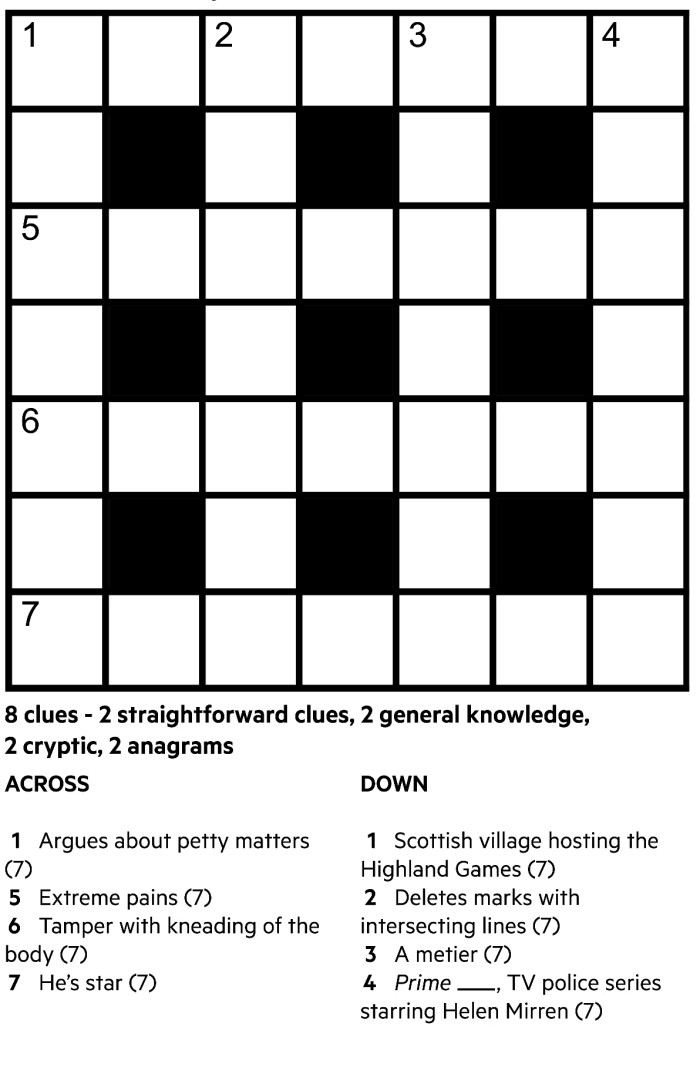
#> input picture test/img3.jpg, 700 x 1069 px
$ python crossword.py
#> lines starting #> are read from the running program, lines starting #| are printed output that depends on the picture; after the words box and inside, x2 and y2 are one past the last pixel; in counts of white or black regions, pixels touching at a corner belong together
### grid_classifier.py
import cv2
import numpy as np

def preProcess(img):
    gray = cv2.cvtColor(img, cv2.COLOR_BGR2GRAY)
    blur = cv2.GaussianBlur(gray, (3,3), 1)
    return cv2.adaptiveThreshold(blur, 255,
                                 cv2.ADAPTIVE_THRESH_GAUSSIAN_C,
                                 cv2.THRESH_BINARY_INV, 11, 2)

def estimate_cell_size(cropped_img):
    gray = cv2.cvtColor(cropped_img, cv2.COLOR_BGR2GRAY)
    _, binary = cv2.threshold(gray, 200, 255, cv2.THRESH_BINARY)

    contours, _ = cv2.findContours(binary, cv2.RETR_EXTERNAL, cv2.CHAIN_APPROX_SIMPLE)

    cell_rects = []
    for cnt in contours:
        x, y, w, h = cv2.boundingRect(cnt)
        if 0.8 < w / h < 1.2 and 10 < w < 200:
            cell_rects.append((x, y, w, h))

    if not cell_rects:
        return None

    # Sort by top to bottom, then left to right
    cell_rects = sorted(cell_rects, key=lambda b: (b[1], b[0]))

    # Cluster into rows
    rows = []
    current_row = []
    row_y_thresh = 10  # vertical tolerance

    for rect in cell_rects:
        x, y, w, h = rect
        if not current_row:
            current_row.append(rect)
        else:
            last_y = current_row[-1][1]
            if abs(y - last_y) < row_y_thresh:
                current_row.append(rect)
            else:
                rows.append(current_row)
                current_row = [rect]
    if current_row:
        rows.append(current_row)

    # Estimate cell size as average w/h
    all_ws = [w for row in rows for (_, _, w, _) in row]
    all_hs = [h for row in rows for (_, _, _, h) in row]
    avg_w = int(np.mean(all_ws))
    avg_h = int(np.mean(all_hs))

    num_rows = len(rows)
    num_cols = max(len(row) for row in rows)

    return avg_w, avg_h, num_rows, num_cols

def estimate_border_thickness(binary_img, cell_w, cell_h):
    h, w = binary_img.shape
    cell_w = int(cell_w)
    cell_h = int(cell_h)
    border_samples = []

    for y in range(0, h - cell_h + 1, cell_h):
        for x in range(0, w - cell_w + 1, cell_w):
            cx = x + cell_w // 2
            cy = y + cell_h // 2

            if binary_img[cy, cx] == 0:  # white cell center
                for dx, dy in [(0, -1), (0, 1), (-1, 0), (1, 0)]:
                    count = 0
                    i = 1
                    while i <= max(cell_w, cell_h) // 2:
                        nx = cx + dx * i
                        ny = cy + dy * i

                        if not (0 <= nx < w and 0 <= ny < h):
                            break

                        if binary_img[ny, nx] == 255:
                            count += 1
                            i += 1
                        elif binary_img[ny, nx] == 0:
                            if count > 0:
                                border_samples.append(count)
                            break
                        else:
                            break

    return int(np.median(border_samples)) if border_samples else -1

def classify_grid(cropped_img, num_rows, num_cols, debug=False, resize=None):
    if resize:
        cropped_img = cv2.resize(cropped_img, resize, interpolation=cv2.INTER_AREA)

    gray = cv2.cvtColor(cropped_img, cv2.COLOR_BGR2GRAY)
    grid = []
    debug_img = cropped_img.copy()

    cell_h = cropped_img.shape[0] // num_rows
    cell_w = cropped_img.shape[1] // num_cols

    for r in range(num_rows):
        row = []
        for c in range(num_cols):
            x1 = c * cell_w
            y1 = r * cell_h
            x2 = x1 + cell_w
            y2 = y1 + cell_h

            cx = x1 + cell_w // 2
            cy = y1 + cell_h // 2
            pixel = gray[cy, cx]

            value = 0 if pixel < 150 else 1
            row.append(value)

            if debug:
                color = (0, 0, 255) if value == 0 else (0, 255, 0)
                cv2.rectangle(debug_img, (x1, y1), (x2, y2), color, 1)
                cv2.circle(debug_img, (cx, cy), 2, color, -1)
        grid.append(row)

    return debug_img, grid, cell_w, cell_h

### digit_recogniser.py
import cv2
import numpy as np
from skimage.morphology import skeletonize
from digit_classifiers.digit_model_v2 import detect_digit_with_preprocessing as detect_number_v2
from digit_classifiers.digit_model_v3 import detect_number_v3
from digit_classifiers.digit_model_v4 import detect_number_v4
from digit_classifiers.digit_model_v5 import detect_number_v5
from digit_classifiers.digit_model_multi import detect_multi_digit_high_threshold
import os
import concurrent.futures
from concurrent.futures import ThreadPoolExecutor, as_completed

detect = detect_number_v2


# [49 lines left out: function preprocess_digit, not called in this run]

def identify_numbers_parallel(
    cropped_img,
    cell_size,
    rows,
    cols,
    border_thickness,
    grid,
    debug=False,
    hardcode=False,
    save=False,
    border_crop=0
):
    print("Identifying numbers....")

    height, width = cropped_img.shape[:2]
    result = {}

    save_dir = "cells"
    if save and not os.path.exists(save_dir):
        os.makedirs(save_dir)

    cell_size -= border_thickness / 4

    def process_cell(i, j):
        if grid and grid[i][j] == 0:
            return None

        x = j * cell_size
        y = i * cell_size
        w = h = cell_size

        if x + w > width or y + h > height:
            return None

        cell = cropped_img[int(y+border_thickness*1.5):int(y+h), int(x+border_thickness*1.5):int(x+w)]
        gray_cell = cv2.cvtColor(cell, cv2.COLOR_BGR2GRAY) if len(cell.shape) == 3 else cell.copy()
        _, binary_cell = cv2.threshold(gray_cell, 0, 255, cv2.THRESH_BINARY_INV + cv2.THRESH_OTSU)

        if save:
            cv2.imwrite(os.path.join(save_dir, f"cell_{i}_{j}.png"), binary_cell)

        coords = cv2.findNonZero(binary_cell)
        if coords is None:
            if debug:
                print(f"Empty cell at ({i},{j})")
            return None

        x_, y_, w_, h_ = cv2.boundingRect(coords)
        padding = 3
        digit_crop = binary_cell[y_:y_+h_, x_:x_+w_]
        digit_crop = cv2.copyMakeBorder(digit_crop, padding, padding, padding, padding, cv2.BORDER_CONSTANT, value=0)

        digit = detect(digit_crop, border_crop=border_crop)

        if debug and digit is not None:
            cv2.imshow("Cropped Digit", digit_crop)
            print(f"Digit at cell ({i},{j}) detected: {digit}")
            cv2.waitKey(0)
            cv2.destroyAllWindows()

        if digit is not None:
            if isinstance(digit, list):
                digit = digit[0]
            return digit, (i, j)
        return None

    # Run cells in parallel using threads
    args = [(i, j) for i in range(rows) for j in range(cols)]
    with concurrent.futures.ThreadPoolExecutor() as executor:
        for res in executor.map(lambda p: process_cell(*p), args):
            if res is not None:
                digit, pos = res
                result[digit] = pos

    if hardcode:
        return {
            1:(0,0), 2:(0,1), 3:(0,2), 4:(0,3), 5:(0,4), 6:(0,5), 7:(0,7), 8:(0,8), 9:(0,9),
            10:(1,0), 11:(1,7), 12:(2,0), 13:(2,6), 14:(3,0), 15:(3,5), 16:(4,4),
            17:(5,0), 18:(5,1), 19:(5,2), 20:(5,3), 21:(6,0), 22:(6,6), 23:(6,7), 24:(6,8), 25:(6,9),
            26:(7,0), 27:(7,5), 28:(8,0), 29:(8,4), 30:(9,0), 31:(9,4)
        }

    return result

# [137 lines left out: function identify_numbers_serial, not called in this run]

### digit_classifiers/digit_model_v2.py
import cv2
import pytesseract
from PIL import Image
import numpy as np

pytesseract.pytesseract.tesseract_cmd = r"C:\Program Files\Tesseract-OCR\tesseract.exe"

def detect_digit_with_preprocessing(img, border_crop=10):
    """
    Takes a cv2 image array, crops borders, applies inversion and thresholding,
    and uses Tesseract to extract a single digit.

    Args:
        img (np.ndarray): OpenCV image array.
        border_crop (int): Number of pixels to remove from each side.

    Returns:
        str: The single detected digit, or None if detection fails.
    """
    try:
        if img is None:
            print("Error: Provided image is None")
            return None

        # Crop border
        h, w = img.shape[:2]
        cropped_img = img[border_crop:h-border_crop, border_crop:w-border_crop]

        # Convert to grayscale if color
        if len(cropped_img.shape) == 3:
            gray = cv2.cvtColor(cropped_img, cv2.COLOR_BGR2GRAY)
        else:
            gray = cropped_img

        # Apply binary inversion threshold
        _, thresh = cv2.threshold(gray, 128, 255, cv2.THRESH_BINARY_INV)

        # Save processed image for debugging
        # output_path = "processed_for_tesseract.png"
        # cv2.imwrite(output_path, processed_img)
        # print(f"DEBUG: Saved processed image to {output_path}")

        # Tesseract config: single character, digits only
        custom_config = r'--psm 10 -c tessedit_char_whitelist=0123456789'
        pil_image = Image.fromarray(thresh)
        text = pytesseract.image_to_string(pil_image, config=custom_config)

        detected_digit = text.strip()
        if detected_digit and detected_digit.isdigit():
            return detected_digit[0]
        else:
            # print(f"OCR failed. Raw output: '{text}'")
            return None

    except Exception as e:
        print(f"An error occurred during detection: {e}")
        return None


# [6 lines that do not run on import are left out]

### crossword.py
import cv2
import numpy as np
from grid_classifier import preProcess, estimate_cell_size, estimate_border_thickness, classify_grid
from digit_recogniser import identify_numbers_parallel, identify_numbers_serial
from generate_json import compute_lengths_and_intersections
from llm.solvers import GitHubModelSolver, HuggingFaceModelSolver, GeminiSolver
from llm.main import solve as solve_with_all
from overlay_grid import overlay_grid
import json

import time

path = input("Enter path: ")
#> the answer given: test/img3.jpg
solve = True if input("Solve? (yes/no): ") == 'yes' else False
#> the answer given: y
debugGrid = True if input("Debug grid? (yes/no): ") == 'yes' else False
#> the answer given: y
debugNumbers = True if input("Debug numbers? (yes/no): ") == 'yes' else False
#> the answer given: y
border_crop= 10 if path == "test/img3.jpg" else 0
if solve:
    use_solver = input("Which solver?: ")
    if use_solver == "all":
        solve_all = True
    else:
        solve_all = False

img = cv2.imread(path)
#> img is the input picture: shape (1069, 700, 3); min 0, max 255, mean 199.7
if img is None:
    print("Error loading image.")
    exit()

# Preprocess
thresh = preProcess(img)
#> in preProcess, `return cv2.adaptiveThreshold(blur, 255, cv2.ADAPTIVE_THRESH_GAUSSIAN_C..`:
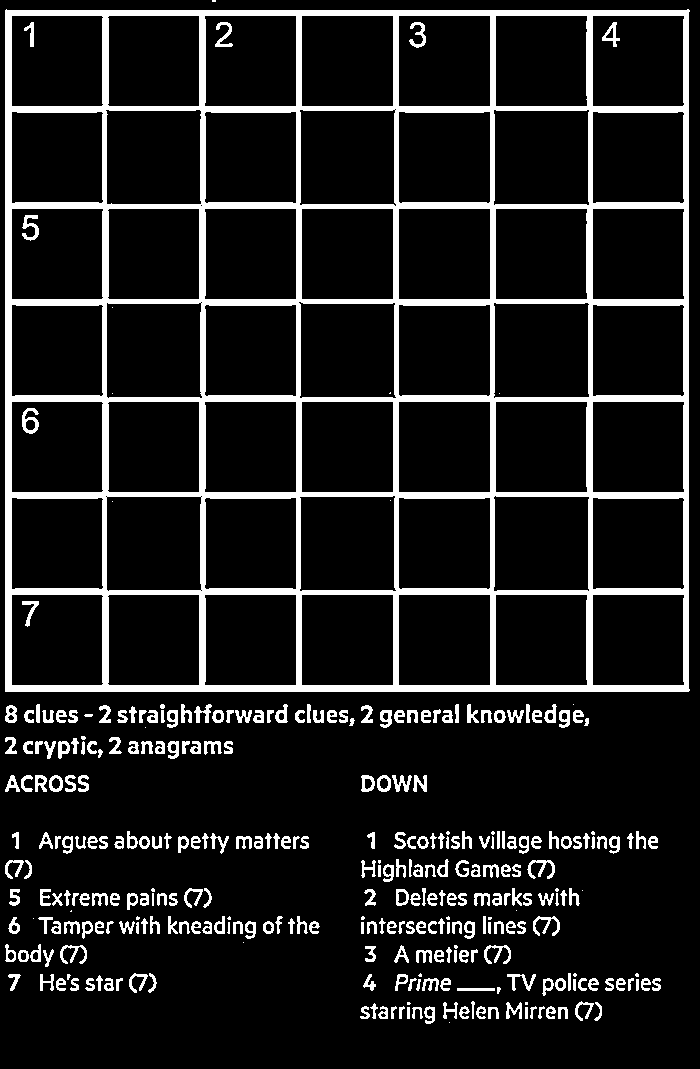
#> returned value: shape (1069, 700); 12% white; 322 white regions (34 under 20 px)

# Find largest contour (grid)
contours, _ = cv2.findContours(thresh, cv2.RETR_EXTERNAL, cv2.CHAIN_APPROX_SIMPLE)
#> contours = 309 contours, 38 with area under 20; largest, box (x1, y1, x2, y2) and area: (5, 9, 690, 692) 465130, (377, 775, 391, 792) 178, (49, 775, 63, 792) 175, (361, 775, 375, 792) 172, (396, 889, 409, 906) 170
if not contours:
    print("No contours found.")
    exit()

largest = max(contours, key=cv2.contourArea)
#> largest = contour of 14 points, box (x1, y1, x2, y2) (5, 9, 690, 692), area 465130

# Isolate grid
mask = np.zeros(thresh.shape, dtype=np.uint8)
cv2.drawContours(mask, [largest], -1, 255, cv2.FILLED)
#> mask: shape (1069, 700); 62.3% white; 1 black region, box (x1, y1, x2, y2) and area: (0, 0, 700, 1069) 281805
mask_rgb = cv2.cvtColor(mask, cv2.COLOR_GRAY2BGR)
isolated = cv2.bitwise_and(img, mask_rgb)
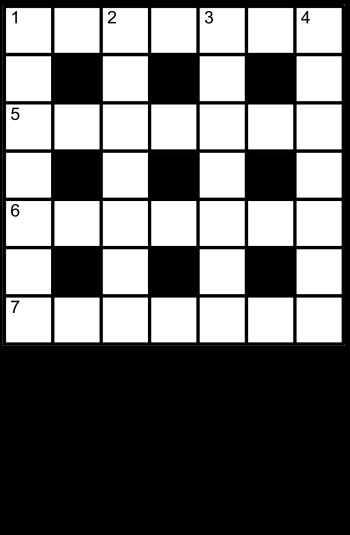
#> isolated: shape (1069, 700, 3) (shown at 1/2 size); min 0, max 255, mean 110.1

# Crop grid (add 2 px padding)
x, y, w, h = cv2.boundingRect(largest)
#> x = 5; y = 9; w = 685; h = 683
cropped_isolated = isolated[y:y+h+2, x:x+w+2]

W, H = cropped_isolated.shape[:2]
W -= 2
H -= 2

# Grayscale and binarize cropped image
gray_cropped = cv2.cvtColor(cropped_isolated, cv2.COLOR_BGR2GRAY)
binary_cropped = cv2.adaptiveThreshold(gray_cropped, 255,
                                        cv2.ADAPTIVE_THRESH_GAUSSIAN_C,
                                        cv2.THRESH_BINARY_INV, 11, 2)
#> binary_cropped: shape (685, 687); 14% white; 97 white regions (85 under 20 px), largest, box (x1, y1, x2, y2) and area: (0, 0, 687, 685) 64448, (17, 399, 34, 424) 207, (17, 206, 34, 231) 181

# Estimate cell size
cell_w, cell_h, rows, cols = estimate_cell_size(cropped_isolated)
#> in estimate_cell_size, `_, binary = cv2.threshold(gray, 200, 255, cv2.THRESH_BINARY)`:
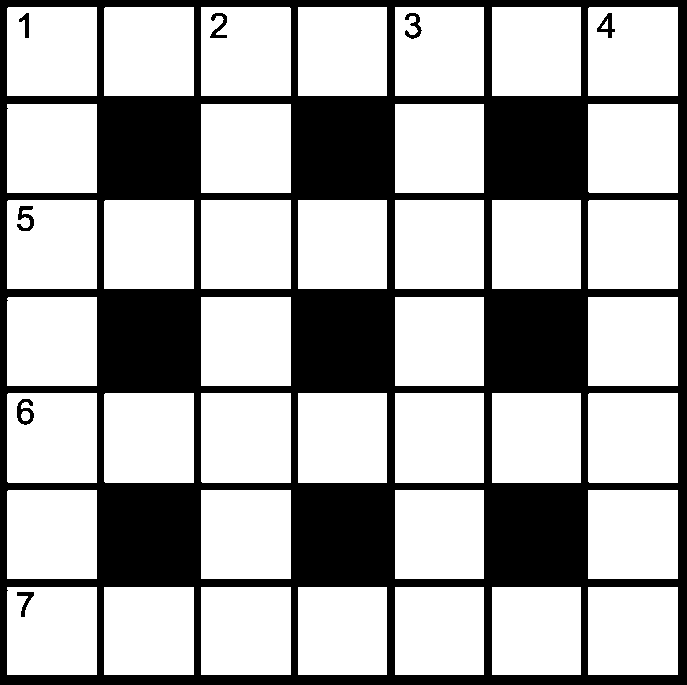
#> binary: shape (685, 687); 67.5% white; 8 black regions
#> in estimate_cell_size, `contours, _ = cv2.findContours(binary, cv2.RETR_EXTERNAL, cv2.CHAIN_AP..`: contours = 40 contours; largest, box (x1, y1, x2, y2) and area: (201, 393, 291, 483) 7920, (588, 393, 678, 483) 7920, (104, 393, 194, 483) 7920, (7, 393, 97, 483) 7920, (588, 490, 678, 579) 7832
#> the loop in estimate_cell_size, `for cnt in contours:` made 40 passes
#> (cnt, x, y, w, h) on passes 1 to 6: ([[588, 587], [588, 674], [677, 674], [677, 587]], 588, 587, 90, 88), ([[492, 587], [492, 674], [580, 674], [580, 587]], 492, 587, 89, 88), ([[395, 587], [395, 674], [483, 674], [483, 587]], 395, 587, 89, 88), ([[298, 587], [298, 674], [386, 674], [386, 587]], 298, 587, 89, 88), ([[201, 587], [201, 674], [290, 674], [290, 587]], 201, 587, 90, 88), ([[104, 587], [104, 674], [193, 674], [193, 587]], 104, 587, 90, 88)
#> after the loop in estimate_cell_size, `for cnt in contours:`: cell_rects = 40 items, first 6: (588, 587, 90, 88), (492, 587, 89, 88), (395, 587, 89, 88), (298, 587, 89, 88), (201, 587, 90, 88), (104, 587, 90, 88)
#> in estimate_cell_size, `cell_rects = sorted(cell_rects, key=lambda b: (b[1], b[0]))`: cell_rects = 40 items, first 6: (7, 7, 90, 89), (104, 7, 90, 89), (201, 7, 90, 89), (298, 7, 89, 89), (395, 7, 89, 89), (492, 7, 89, 89)
#> the loop in estimate_cell_size, `for rect in cell_rects:` made 40 passes
#> (x, y, w, h, last_y) on passes 2 to 9: (104, 7, 90, 89, 7), (201, 7, 90, 89, 7), (298, 7, 89, 89, 7), (395, 7, 89, 89, 7), (492, 7, 89, 89, 7), (588, 7, 90, 89, 7), (7, 104, 90, 89, 7), (201, 104, 90, 89, 104)
#> after the loop in estimate_cell_size, `for rect in cell_rects:`: rows = 6 items
#> in estimate_cell_size, `all_ws = [w for row in rows for (_, _, w, _) in row]`: all_ws = 40 values, max 90 at index 0, min 89 at index 3, mean 89.62
#> in estimate_cell_size, `all_hs = [h for row in rows for (_, _, _, h) in row]`: all_hs = 40 values, max 90 at index 22, min 88 at index 33, mean 89
#> in estimate_cell_size, `avg_w = int(np.mean(all_ws))`: avg_w = 89
#> in estimate_cell_size, `num_rows = len(rows)`: num_rows = 7
#> cell_w = 89; cell_h = 89; rows = 7; cols = 7

# Estimate border thickness
border_thickness = estimate_border_thickness(binary_cropped, cell_w, cell_h)
#> in estimate_border_thickness, `cell_w = int(cell_w)`: cell_w = 89
#> after the loop in estimate_border_thickness, `for y in range(0, h - cell_h + 1, cell_h):`: border_samples = [1, 3, 4, 7, 7, 7, 1]
#> border_thickness = 4

cell_w += border_thickness
#> cell_w = 93
cell_h += border_thickness
#> cell_h = 93
rows = round(W/cell_w)
cols = round(H/cell_h)
print(f"Estimated Rows: {rows}, Columns: {cols}, Cell W: {cell_w:.2f}, Cell H: {cell_h:.2f}")
#| Estimated Rows: 7, Columns: 7, Cell W: 93.00, Cell H: 93.00
print("Estimated Border Thickness:", border_thickness)
#| Estimated Border Thickness: 4
grid_img, grid, cell_w_ind, cell_h_ind = classify_grid(cropped_isolated, rows, cols, debug=True, resize=None)
#> in classify_grid, `cell_h = cropped_img.shape[0] // num_rows`: cell_h = 97
#> in classify_grid, `cell_w = cropped_img.shape[1] // num_cols`: cell_w = 98
#> after the loop in classify_grid, `for r in range(num_rows):`:
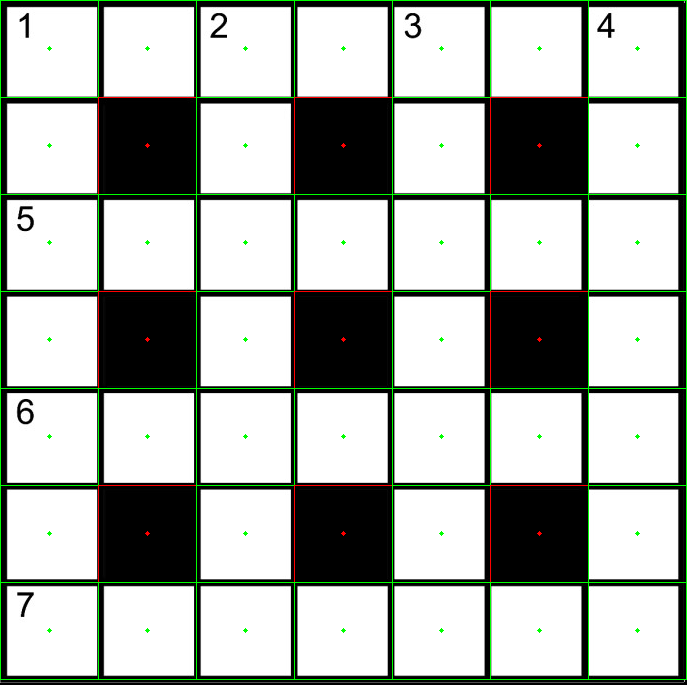
#> debug_img: shape (685, 687, 3); mean B, G, R 174.3, 179.5, 175.3
#> after the loop in classify_grid, `for r in range(num_rows):`: grid = [[1, 1, 1, 1, 1, 1, 1], [1, 0, 1, 0, 1, 0, 1], [1, 1, 1, 1, 1, 1, 1], [1, 0, 1, 0, 1, 0, 1], [1, 1, 1, 1, 1, 1, 1], [1, 0, 1, 0, 1, 0, 1], [1, 1, 1, 1, 1, 1, 1]]
#> cell_w_ind = 98; cell_h_ind = 97
print(len(grid_img), len(grid_img[0]))
#| 685 687


# Show images
if debugGrid:
    for r in grid:
        print(r)
    cv2.imshow("Original", img)
    cv2.imshow("Cropped Isolated", cropped_isolated)
    cv2.imshow("Binary Cropped", binary_cropped)
    cv2.imshow("Grid classification", grid_img)
    cv2.waitKey(0)
    cv2.destroyAllWindows()


cell_size = grid_img.shape[0] // rows  # assuming square cells; same as height / rows
#> cell_size = 97
border_thickness = 2  # adjust if needed

start_time = time.time()
numbers = identify_numbers_parallel(
    cropped_img=cropped_isolated,
    cell_size=cell_size,
    rows=rows,
    cols=cols,
    border_thickness=border_thickness,
    grid=grid,
    debug=debugNumbers,
    hardcode=False,
    save=False,
    border_crop=border_crop,
)
#> in identify_numbers_parallel, `cell_size -= border_thickness / 4`: cell_size = 96.5
#> in process_cell, `x = j * cell_size`: x = 0
#> in process_cell, `w = h = cell_size`: w = 96.5
#> in process_cell, `cell = cropped_img[int(y+border_thickness*1.5):int(y+h), int(x+border_..`:
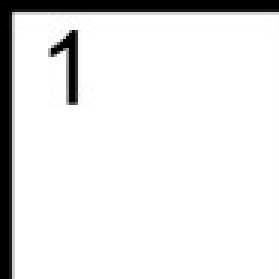
#> cell: shape (93, 93, 3) (shown 3 times larger); min 0, max 255, mean 230.1
#> in process_cell, `_, binary_cell = cv2.threshold(gray_cell, 0, 255, cv2.THRESH_BINARY_IN..`:
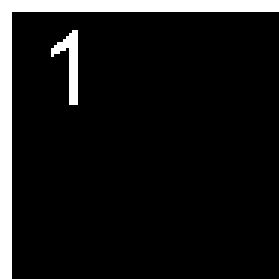
#> binary_cell: shape (93, 93) (shown 3 times larger); 9.5% white; 2 white regions, box (x1, y1, x2, y2) and area: (0, 0, 93, 93) 728, (17, 10, 26, 35) 95
#> in process_cell, `x_, y_, w_, h_ = cv2.boundingRect(coords)`: x_ = 0; w_ = 93
#> in process_cell, `digit_crop = cv2.copyMakeBorder(digit_crop, padding, padding, padding,..`:
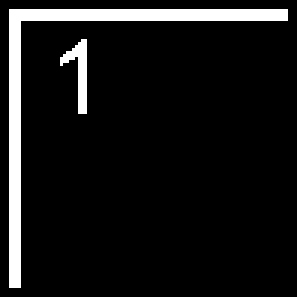
#> digit_crop: shape (99, 99) (shown 3 times larger); 8.4% white; 2 white regions, box (x1, y1, x2, y2) and area: (3, 3, 96, 96) 728, (20, 13, 29, 38) 95
#> (the run stopped early here; a loop or call above may not have finished)
